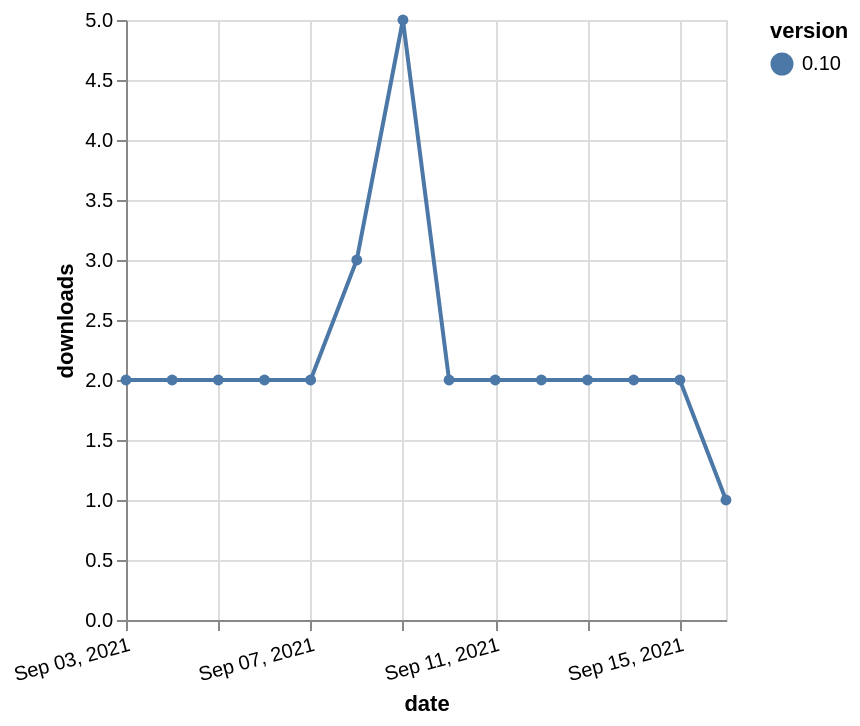

Vega-Lite specification stored for this chart:
### Vega-Lite specification from a JSON file in a GitHub repository (floating-point values rounded to 4 significant figures)
{"$schema": "https://vega.github.io/schema/vega-lite/v5.json", "description": "A simple bar chart with embedded data.", "data": {"values": [{"date": "2021-09-03", "total": 4607, "delta": 2, "version": "0.10"}, {"date": "2021-09-04", "total": 4609, "delta": 2, "version": "0.10"}, {"date": "2021-09-05", "total": 4611, "delta": 2, "version": "0.10"}, {"date": "2021-09-06", "total": 4613, "delta": 2, "version": "0.10"}, {"date": "2021-09-07", "total": 4615, "delta": 2, "version": "0.10"}, {"date": "2021-09-08", "total": 4618, "delta": 3, "version": "0.10"}, {"date": "2021-09-09", "total": 4623, "delta": 5, "version": "0.10"}, {"date": "2021-09-10", "total": 4625, "delta": 2, "version": "0.10"}, {"date": "2021-09-11", "total": 4627, "delta": 2, "version": "0.10"}, {"date": "2021-09-12", "total": 4629, "delta": 2, "version": "0.10"}, {"date": "2021-09-13", "total": 4631, "delta": 2, "version": "0.10"}, {"date": "2021-09-14", "total": 4633, "delta": 2, "version": "0.10"}, {"date": "2021-09-15", "total": 4635, "delta": 2, "version": "0.10"}, {"date": "2021-09-16", "total": 4636, "delta": 1, "version": "0.10"}]}, "width": "container", "mark": {"type": "line", "point": {"filled": true}}, "encoding": {"x": {"field": "date", "type": "temporal", "timeUnit": "yearmonthdate", "title": "date", "axis": {"labelAngle": -15}}, "y": {"field": "delta", "type": "quantitative", "title": "downloads"}, "color": {"field": "version", "type": "nominal"}, "tooltip": {"field": "delta"}}}
